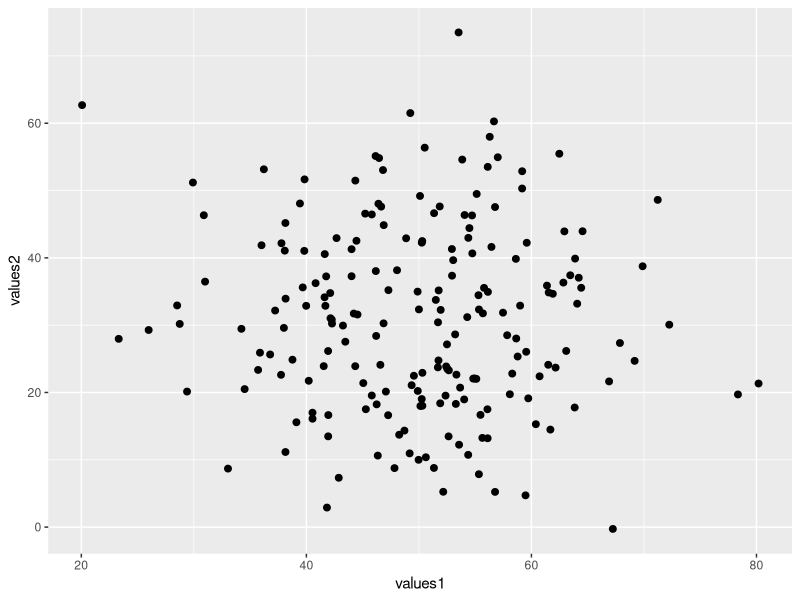
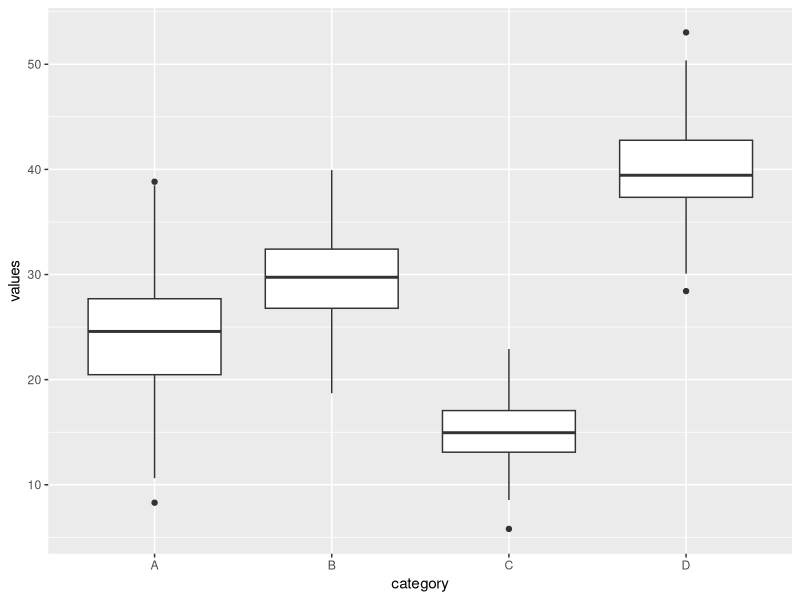
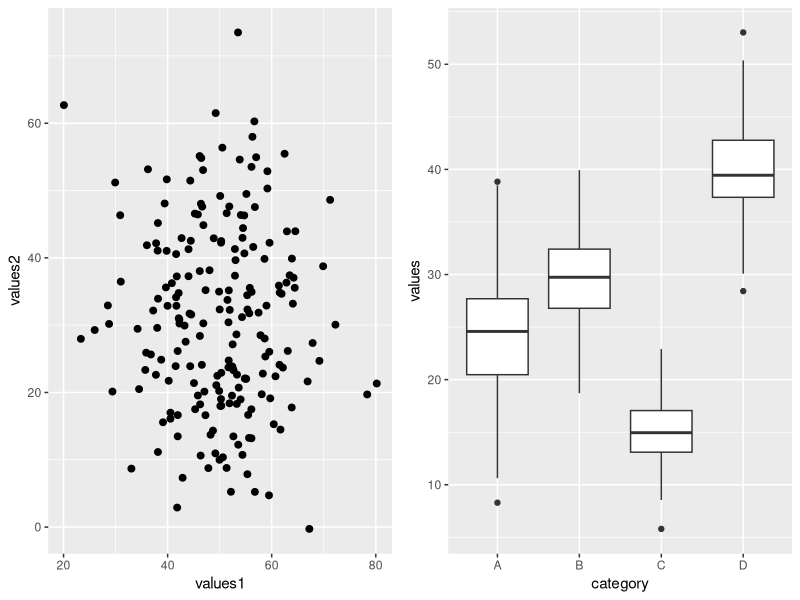
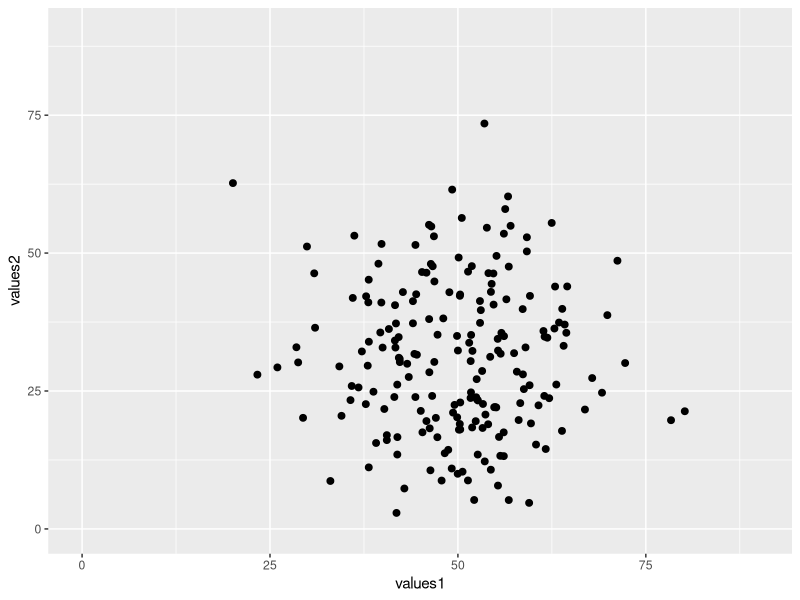
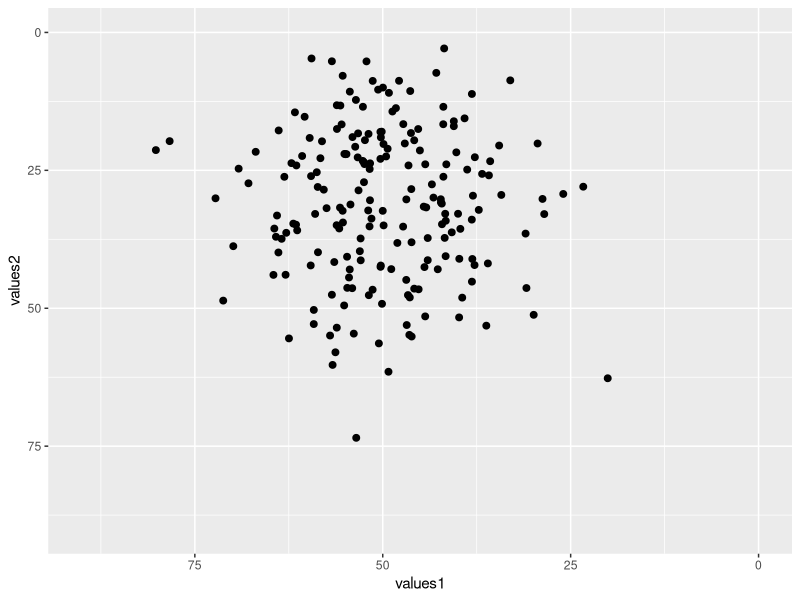
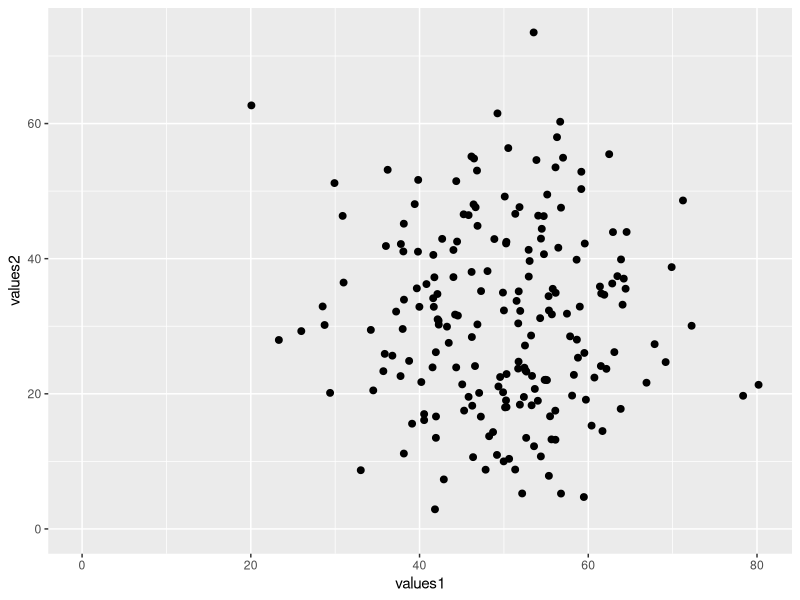
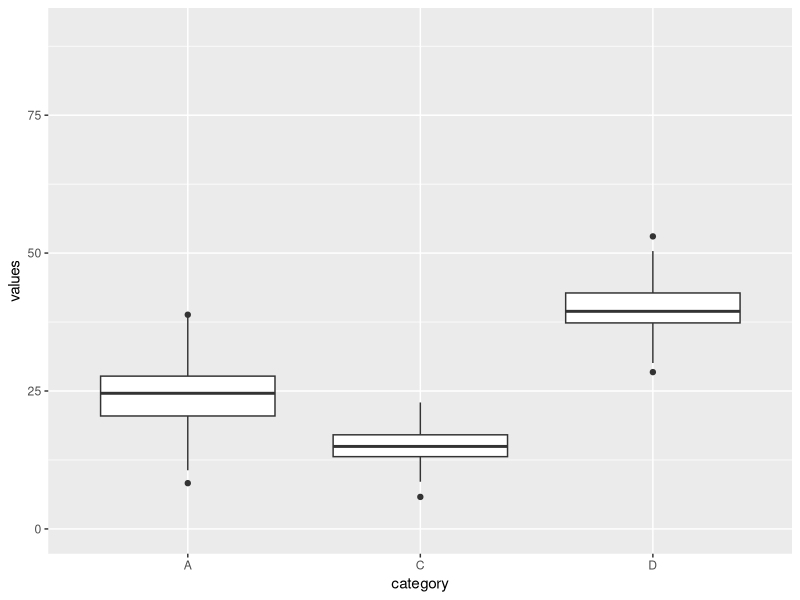
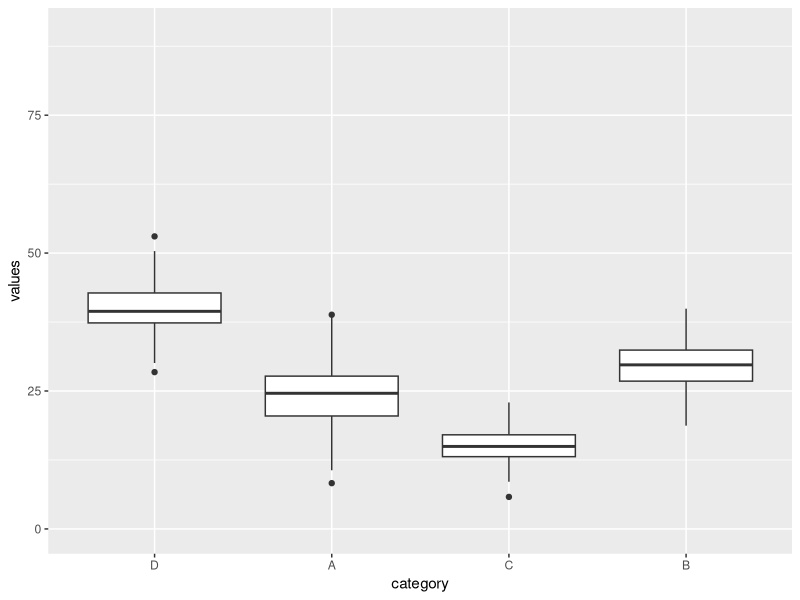

Write R code to recreate these figures, in order.
## ---- chunk 1
knitr::opts_chunk$set(echo = TRUE, fig.align='center')

# title: axis limits
# author: jonathan
# revised: 15/3/2020 

WEB <- c("https://bioceed.uib.no/dropfolder/bioSTATS/Rmd/Visualizing/Essential/axis-limits.html")
GIT <- c("https://github.com/jonathansoule/biostats/blob/master/Visualizing/Essential/axis-limits.Rmd")
library(ggplot2)
library(gridExtra)

# variable 1 (continuous, used in the scatter plot)
values1 <- rnorm(200, mean=50, sd=10) 
# variable 2 (continuous, used in the scatter plot)
values2 <- c(rnorm(100, mean=20, sd=10), rnorm(100, mean=40, sd=10))
# variable 3 (continuous, used in the boxplot)
values <- c(rnorm(150, mean=25, sd=5), rnorm(150, mean=30, sd=4), rnorm(150, mean=15, 3), rnorm(150, mean=40, sd=5)) 
# variable 4 (categorical, used in the boxplot)
category <- c(rep("A", 150), rep("B", 150), rep("C", 150), rep("D", 150))

# dataframe for the scatter plot
df <- data.frame(values1, values2)
# dataframe for the boxplot
df2 <- data.frame(category, values)

# scatter plot
baseplot1 <- ggplot(df, aes(values1, values2)) +
  geom_point(size=2) 
baseplot1

# boxplot
baseplot2 <- ggplot(df2, aes(category, values)) +
  geom_boxplot()
baseplot2
## ---- chunk 2
#grid of plots
grid.arrange(baseplot1, baseplot2, ncol=2)
## ---- chunk 3
baseplot1 +
  xlim(0, 90) +
  ylim(0, 90)
## ---- chunk 4
baseplot1 +
  xlim(90, 0) +
  ylim(90, 0)
## ---- chunk 5
baseplot1 +
  xlim(0, NA) +
  ylim(0, NA)
## ---- chunk 6
baseplot2 +
  xlim("A", "C", "D") +
  ylim(0, 90)
## ---- chunk 7
baseplot2 +
  xlim("D", "A", "C", "B") +
  ylim(0, 90)
## ---- chunk 8
baseplot1 +
  scale_x_continuous(limits=c(0, 90)) +
  scale_y_continuous(limits=c(NA, 90))
## ---- chunk 9
baseplot2 +
  scale_x_discrete(limits=c("D", "A", "C", "B")) +
  scale_y_continuous(limits=c(0, 90))
